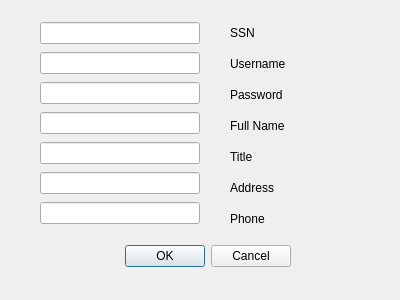
<?xml version="1.0" encoding="UTF-8"?>
<ui version="4.0">
 <class>addstaff</class>
 <widget class="QDialog" name="addstaff">
  <property name="geometry">
   <rect>
    <x>0</x>
    <y>0</y>
    <width>400</width>
    <height>300</height>
   </rect>
  </property>
  <property name="windowTitle">
   <string>Dialog</string>
  </property>
  <property name="styleSheet">
   <string notr="true">background-image: url(:/bg4/build-SimpleSerum-Desktop_Qt_5_8_0_MSVC2015_64bit-Debug/BG3.png);</string>
  </property>
  <widget class="QDialogButtonBox" name="buttonBox">
   <property name="geometry">
    <rect>
     <x>120</x>
     <y>240</y>
     <width>171</width>
     <height>32</height>
    </rect>
   </property>
   <property name="orientation">
    <enum>Qt::Horizontal</enum>
   </property>
   <property name="standardButtons">
    <set>QDialogButtonBox::Cancel|QDialogButtonBox::Ok</set>
   </property>
  </widget>
  <widget class="QWidget" name="verticalLayoutWidget">
   <property name="geometry">
    <rect>
     <x>40</x>
     <y>20</y>
     <width>160</width>
     <height>213</height>
    </rect>
   </property>
   <layout class="QVBoxLayout" name="verticalLayout">
    <item>
     <widget class="QLineEdit" name="lineEdit_ssn"/>
    </item>
    <item>
     <widget class="QLineEdit" name="lineEdit_user"/>
    </item>
    <item>
     <widget class="QLineEdit" name="lineEdit_password"/>
    </item>
    <item>
     <widget class="QLineEdit" name="lineEdit_name"/>
    </item>
    <item>
     <widget class="QLineEdit" name="lineEdit_title"/>
    </item>
    <item>
     <widget class="QLineEdit" name="lineEdit_address"/>
    </item>
    <item>
     <widget class="QLineEdit" name="lineEdit_phone"/>
    </item>
   </layout>
  </widget>
  <widget class="QWidget" name="verticalLayoutWidget_2">
   <property name="geometry">
    <rect>
     <x>230</x>
     <y>20</y>
     <width>160</width>
     <height>211</height>
    </rect>
   </property>
   <layout class="QVBoxLayout" name="verticalLayout_2">
    <item>
     <widget class="QLabel" name="label">
      <property name="text">
       <string>SSN</string>
      </property>
     </widget>
    </item>
    <item>
     <widget class="QLabel" name="label_2">
      <property name="text">
       <string>Username</string>
      </property>
     </widget>
    </item>
    <item>
     <widget class="QLabel" name="label_3">
      <property name="text">
       <string>Password</string>
      </property>
     </widget>
    </item>
    <item>
     <widget class="QLabel" name="label_4">
      <property name="text">
       <string>Full Name</string>
      </property>
     </widget>
    </item>
    <item>
     <widget class="QLabel" name="label_5">
      <property name="text">
       <string>Title</string>
      </property>
     </widget>
    </item>
    <item>
     <widget class="QLabel" name="label_6">
      <property name="text">
       <string>Address</string>
      </property>
     </widget>
    </item>
    <item>
     <widget class="QLabel" name="label_7">
      <property name="text">
       <string>Phone</string>
      </property>
     </widget>
    </item>
   </layout>
  </widget>
 </widget>
 <resources/>
 <connections>
  <connection>
   <sender>buttonBox</sender>
   <signal>accepted()</signal>
   <receiver>addstaff</receiver>
   <slot>accept()</slot>
   <hints>
    <hint type="sourcelabel">
     <x>248</x>
     <y>254</y>
    </hint>
    <hint type="destinationlabel">
     <x>157</x>
     <y>274</y>
    </hint>
   </hints>
  </connection>
  <connection>
   <sender>buttonBox</sender>
   <signal>rejected()</signal>
   <receiver>addstaff</receiver>
   <slot>reject()</slot>
   <hints>
    <hint type="sourcelabel">
     <x>316</x>
     <y>260</y>
    </hint>
    <hint type="destinationlabel">
     <x>286</x>
     <y>274</y>
    </hint>
   </hints>
  </connection>
 </connections>
</ui>
